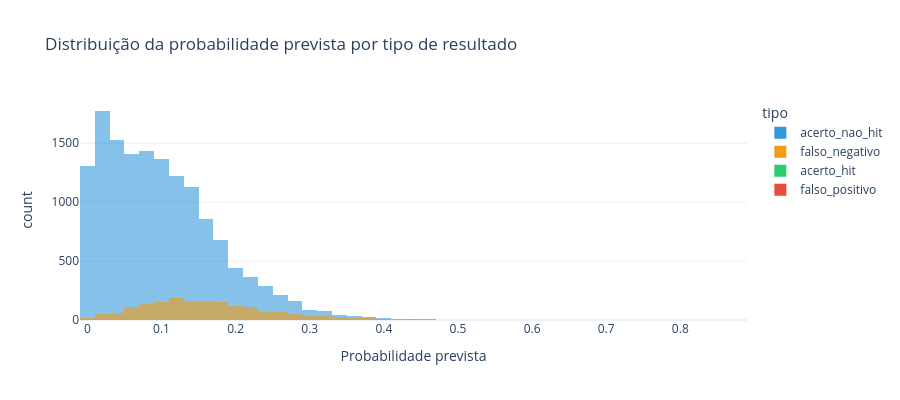

The cell this chart's notebook holds for it:
### Markdown cell above
## Distribuição da probabilidade por tipo de resultado

### Code cell
fig = px.histogram(
    results, x="prob", color="tipo",
    color_discrete_map=color_map,
    nbins=50, barmode="overlay", opacity=0.6,
    title="Distribuição da probabilidade prevista por tipo de resultado",
    labels={"prob": "Probabilidade prevista", "count": "Quantidade"},
)
fig.update_layout(height=400, template="plotly_white")
fig.show()

### Figure 1 — Plotly figure (JSON) as saved in the notebook; plotly's stock layout.template omitted (floating-point values rounded to 4 significant figures; data arrays with more than 128 entries replaced by an {"elided": "..."} marker saying what was removed)
{"data": [{"bingroup": "x", "hovertemplate": "tipo=acerto_nao_hit<br>Probabilidade prevista=%{x}<br>count=%{y}<extra></extra>", "legendgroup": "acerto_nao_hit", "marker": {"color": "#3498db", "opacity": 0.6, "pattern": {"shape": ""}}, "name": "acerto_nao_hit", "nbinsx": 50, "orientation": "v", "showlegend": true, "type": "histogram", "x": {"elided": "14485 float values"}, "xaxis": "x", "yaxis": "y"}, {"bingroup": "x", "hovertemplate": "tipo=falso_negativo<br>Probabilidade prevista=%{x}<br>count=%{y}<extra></extra>", "legendgroup": "falso_negativo", "marker": {"color": "#f39c12", "opacity": 0.6, "pattern": {"shape": ""}}, "name": "falso_negativo", "nbinsx": 50, "orientation": "v", "showlegend": true, "type": "histogram", "x": {"elided": "1752 float values"}, "xaxis": "x", "yaxis": "y"}, {"bingroup": "x", "hovertemplate": "tipo=acerto_hit<br>Probabilidade prevista=%{x}<br>count=%{y}<extra></extra>", "legendgroup": "acerto_hit", "marker": {"color": "#2ecc71", "opacity": 0.6, "pattern": {"shape": ""}}, "name": "acerto_hit", "nbinsx": 50, "orientation": "v", "showlegend": true, "type": "histogram", "x": [0.5718, 0.7051, 0.7334, 0.6988, 0.7704, 0.7209, 0.5235, 0.6283, 0.5683, 0.5971, 0.7748, 0.867, 0.7194, 0.6269, 0.8808], "xaxis": "x", "yaxis": "y"}, {"bingroup": "x", "hovertemplate": "tipo=falso_positivo<br>Probabilidade prevista=%{x}<br>count=%{y}<extra></extra>", "legendgroup": "falso_positivo", "marker": {"color": "#e74c3c", "opacity": 0.6, "pattern": {"shape": ""}}, "name": "falso_positivo", "nbinsx": 50, "orientation": "v", "showlegend": true, "type": "histogram", "x": [0.5132, 0.5069, 0.5397, 0.6001, 0.6754, 0.5837, 0.5869, 0.5006, 0.5446, 0.5744, 0.7347, 0.5545, 0.5157, 0.58, 0.546, 0.7132, 0.6502], "xaxis": "x", "yaxis": "y"}], "layout": {"barmode": "overlay", "height": 400, "legend": {"title": {"text": "tipo"}, "tracegroupgap": 0}, "title": {"text": "Distribuição da probabilidade prevista por tipo de resultado"}, "xaxis": {"anchor": "y", "domain": [0, 1], "title": {"text": "Probabilidade prevista"}}, "yaxis": {"anchor": "x", "domain": [0, 1], "title": {"text": "count"}}}}
